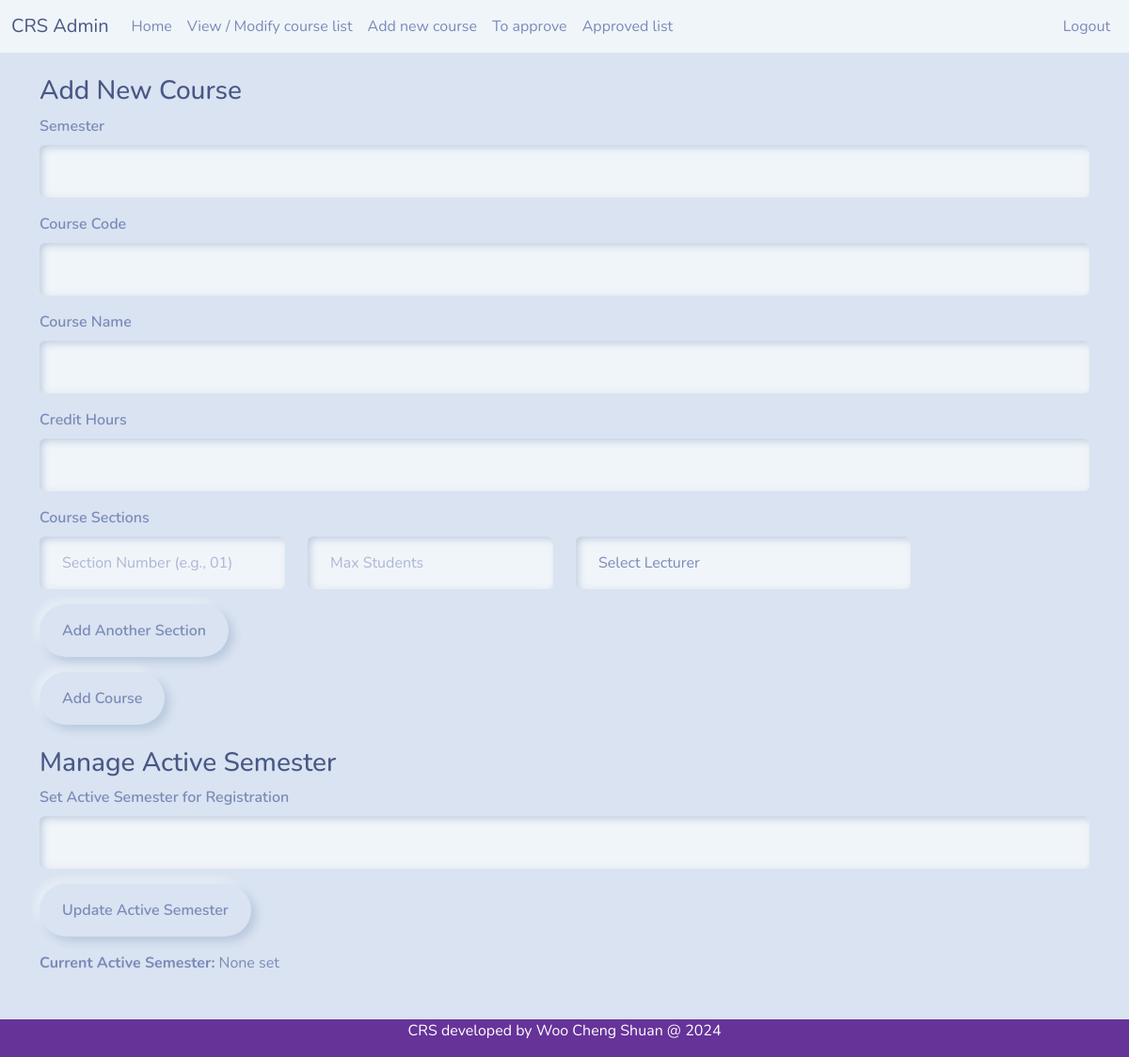
The page /addnewcourse.php (signed in) on the database as committed earlier.
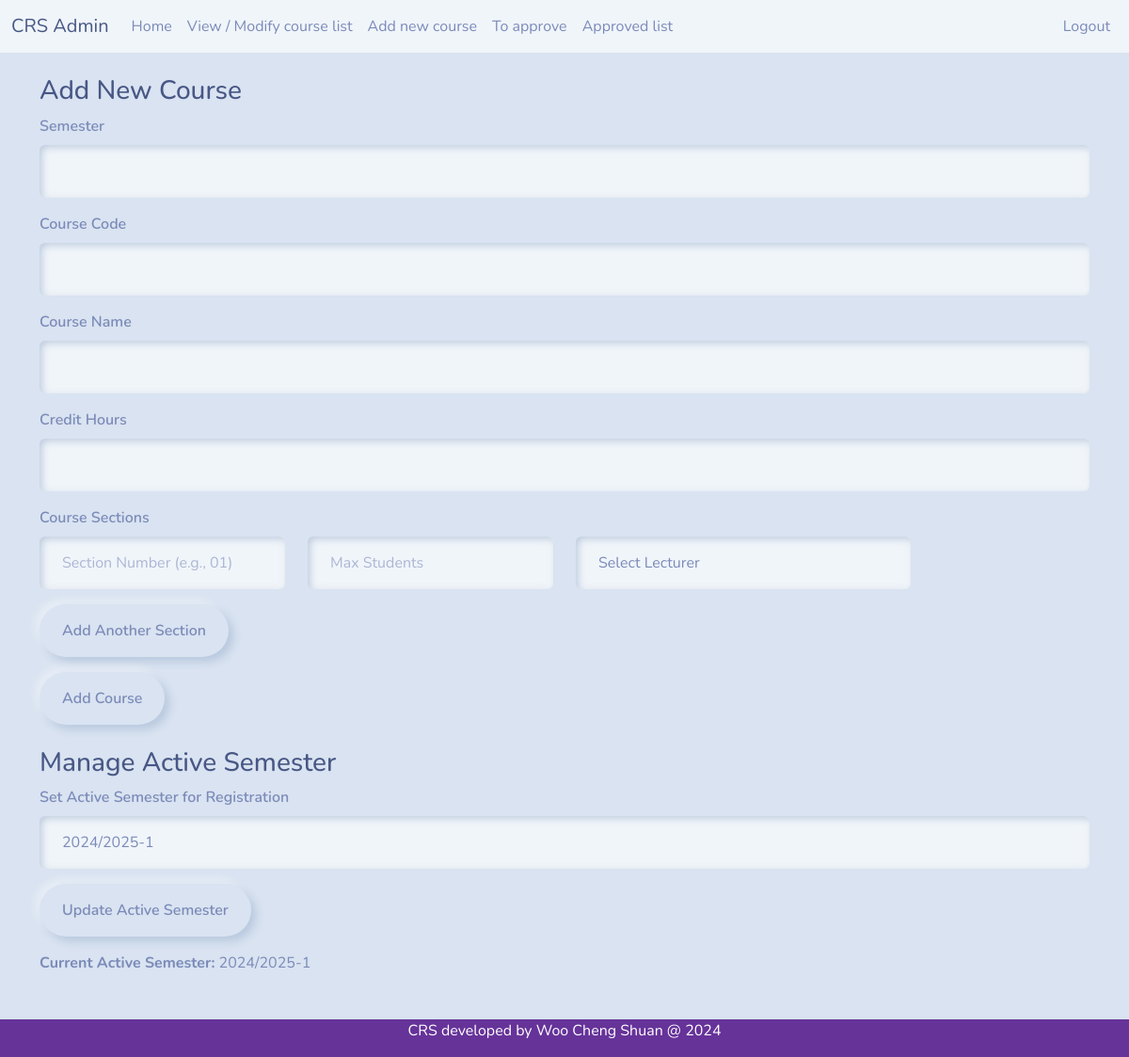
The same page on the database as committed later.
### tables this page shows
CREATE TABLE `tb_settings` (
  `id` int(11) NOT NULL,
  `active_semester` varchar(20) DEFAULT NULL,
  `updated_at` timestamp NOT NULL DEFAULT current_timestamp() ON UPDATE current_timestamp()
);

### addnewcourse.php (the view, shortened to what this page needs)
<?php
include 'headeradvisor.php';
include 'dbconnect.php';
?>
<div class="container mt-4">
  <div class="row">
    <div class="col">
      <h3>Add New Course</h3>
      <form method="POST" action="addnewcourseprocess.php">
        <div class="mb-3">
          <label for="semester" class="form-label">Semester</label>
          <input type="text" class="form-control" id="semester" name="fsem" required>
        </div>
        <div class="mb-3">
          <label for="coursecode" class="form-label">Course Code</label>
          <input type="text" class="form-control" id="coursecode" name="fcode" required>
        </div>
        <div class="mb-3">
          <label for="coursename" class="form-label">Course Name</label>
          <input type="text" class="form-control" id="coursename" name="fname" required>
        </div>
        <div class="mb-3">
          <label for="credit" class="form-label">Credit Hours</label>
          <input type="number" class="form-control" id="credit" name="fcredit" required min="1" max="4">
        </div>
        <div class="mb-3">
          <label class="form-label">Course Sections</label>
          <div id="sectionsContainer">
            <div class="section-row row mb-2">
              <div class="col-md-3">
                <input type="text" class="form-control" name="section_number[]" placeholder="Section Number (e.g., 01)" required>
              </div>
              <div class="col-md-3">
                <input type="number" class="form-control" name="section_capacity[]" placeholder="Max Students" required>
              </div>
              <div class="col-md-4">
                <select class="form-control" name="section_lecturer[]" required>
                  <option value="">Select Lecturer</option>
                </select>
              </div>
              <div class="col-md-2">
              </div>
            </div>
          </div>
          <button type="button" class="btn btn-secondary mt-2" id="addSection">Add Another Section</button>
        </div>
        <button type="submit" class="btn btn-primary">Add Course</button>
      </form>
    </div>
  </div>
</div>
<div class="container mt-4">
  <div class="row">
    <div class="col">
      <h3>Manage Active Semester</h3>
      <form method="POST" action="updatesemester.php">
        <div class="mb-3">
          <label for="activeSemester" class="form-label">Set Active Semester for Registration</label>
          <select class="form-control" id="activeSemester" name="active_semester" required>
            <?php
            $sql = "SELECT DISTINCT semester FROM (
                SELECT r_sem as semester FROM tb_registration
                UNION
                SELECT c_sem as semester FROM tb_course
            ) as semesters ORDER BY semester DESC";
            $result = mysqli_query($con, $sql);
            $activeSql = "SELECT active_semester FROM tb_settings ORDER BY id DESC LIMIT 1";
            $activeResult = mysqli_query($con, $activeSql);
            if ($activeResult && mysqli_num_rows($activeResult) > 0) {
                $activeSemester = mysqli_fetch_array($activeResult)['active_semester'];
            } else {
                $activeSemester = '';
            }
            if (mysqli_num_rows($result) > 0) {
                while($row = mysqli_fetch_array($result)) {
                    $selected = ($row['semester'] == $activeSemester) ? 'selected' : '';
                    echo "<option value='".$row['semester']."' ".$selected.">".$row['semester']."</option>";
                }
            } else {
                echo "<option value=''>No semesters available</option>";
            }
            ?>
          </select>
        </div>
        <button type="submit" class="btn btn-primary">Update Active Semester</button>
      </form>
      <div class="mt-3">
        <p><strong>Current Active Semester:</strong> <?php echo $activeSemester ? $activeSemester : 'None set'; ?></p>
      </div>
    </div>
  </div>
</div>
<br><br><br>
<?php include 'footer.php';?>

Rows that differ between the two databases and show on the page:
added tb_settings: active_semester "2024/2025-1"
Other text that changed with them:
form field active_semester: (not shown) → "2024/2025-1"
text no longer shown: "None set"
